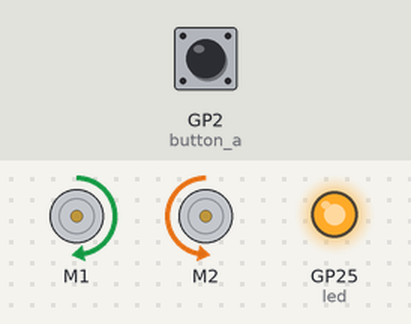
Simulated run of this program. Board: Raspberry Pi Pico running CircuitPython. Shown: 2 × DC motor (green arrow = forward, orange = backward, longer = faster), output pins drawn as LEDs (lit = HIGH). The inputs (shaded band) are chosen by the test bench; at power-on: GP2 (button_a) HIGH.

Above: at 0.5 s.
At 2.5 s:
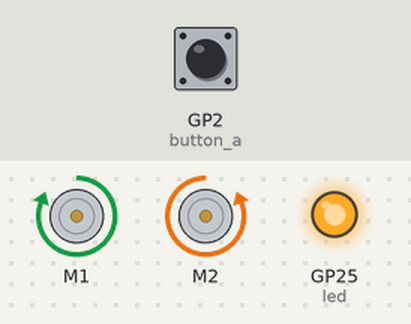
At 4.5 s:
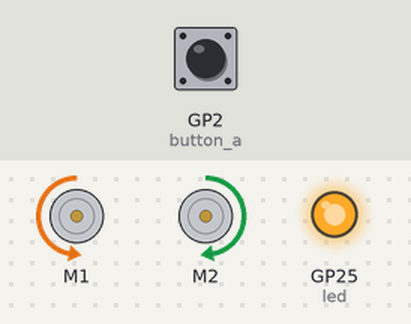
At 9.5 s:
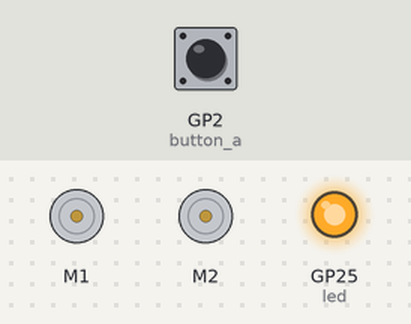
Timing chart, 0 to 10.4 s (numbered marks = the images above):
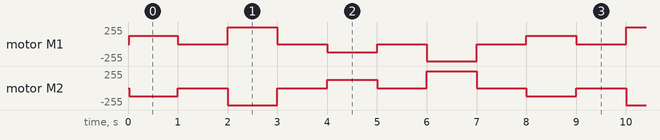

The program:

sequence.py
```python
# (licence header left out)
import time
import board
import pwmio
import digitalio
from adafruit_motor import motor

# Pin names for the Pico Motor Shim
BUTTON_A = board.GP2
MOTOR_1_P = board.GP6
MOTOR_1_N = board.GP7
MOTOR_2_P = board.GP27
MOTOR_2_N = board.GP26

# Motor constants
FREQUENCY = 25000               # Chose a frequency above human hearing
DECAY_MODE = motor.SLOW_DECAY   # The decay mode affects how the motor
                                # responds, with SLOW_DECAY having improved spin
                                # threshold and speed-to-throttle linearity

# Create a digitalinout object for the button
button_a = digitalio.DigitalInOut(BUTTON_A)
button_a.direction = digitalio.Direction.INPUT
button_a.pull = digitalio.Pull.UP

# Create a digitalinout object for the Pico's LED
led = digitalio.DigitalInOut(board.LED)
led.direction = digitalio.Direction.OUTPUT

# Create the pwm and motor objects
pwm_1p = pwmio.PWMOut(MOTOR_1_P, frequency=FREQUENCY)
pwm_1n = pwmio.PWMOut(MOTOR_1_N, frequency=FREQUENCY)
motor1 = motor.DCMotor(pwm_1p, pwm_1n)

pwm_2p = pwmio.PWMOut(MOTOR_2_P, frequency=FREQUENCY)
pwm_2n = pwmio.PWMOut(MOTOR_2_N, frequency=FREQUENCY)
motor2 = motor.DCMotor(pwm_2p, pwm_2n)

# Set the motor decay modes (if unset the default will be FAST_DECAY)
motor1.decay_mode = DECAY_MODE
motor2.decay_mode = DECAY_MODE


# Turn on the Pico's LED to show the program is running
led.value = True

def button_pressed():
    return not button_a.value

# Run the motor sequence
while True:
    # Forward slow
    motor1.throttle = 0.5
    motor2.throttle = -0.5
    time.sleep(1)
    if not button_a.value:  # Exit if button is pressed
        break

    # Stop
    motor1.throttle = 0
    motor2.throttle = 0
    time.sleep(1)
    if button_pressed():  # Exit if button is pressed
        break

    # Forward fast
    motor1.throttle = 1.0
    motor2.throttle = -1.0
    time.sleep(1)
    if button_pressed():  # Exit if button is pressed
        break

    # Spin freely
    motor1.throttle = None
    motor2.throttle = None
    time.sleep(1)
    if button_pressed():  # Exit if button is pressed
        break

    # Backwards slow
    motor1.throttle = -0.5
    motor2.throttle = 0.5
    time.sleep(1)
    if button_pressed():  # Exit if button is pressed
        break

    # Stop
    motor1.throttle = 0
    motor2.throttle = 0
    time.sleep(1)
    if not button_a.value:  # Exit if button is pressed
        break

    # Backwards fast
    motor1.throttle = -1.0
    motor2.throttle = 1.0
    time.sleep(1)
    if button_pressed():  # Exit if button is pressed
        break

    # Spin freely
    motor1.throttle = None
    motor2.throttle = None
    time.sleep(1)
    if button_pressed():  # Exit if button is pressed
        break
```

Measured:
- by itself, motor M1: repeats every 8.0 s: stopped 1.0 s, forward 255/255 1.0 s, stopped 1.0 s, backward 127/255 1.0 s, stopped 1.0 s, backward 255/255 1.0 s, stopped 1.0 s, forward 127/255 1.0 s
- by itself, motor M2: repeats every 8.0 s: stopped 1.0 s, backward 255/255 1.0 s, stopped 1.0 s, forward 127/255 1.0 s, stopped 1.0 s, forward 255/255 1.0 s, stopped 1.0 s, backward 127/255 1.0 s
